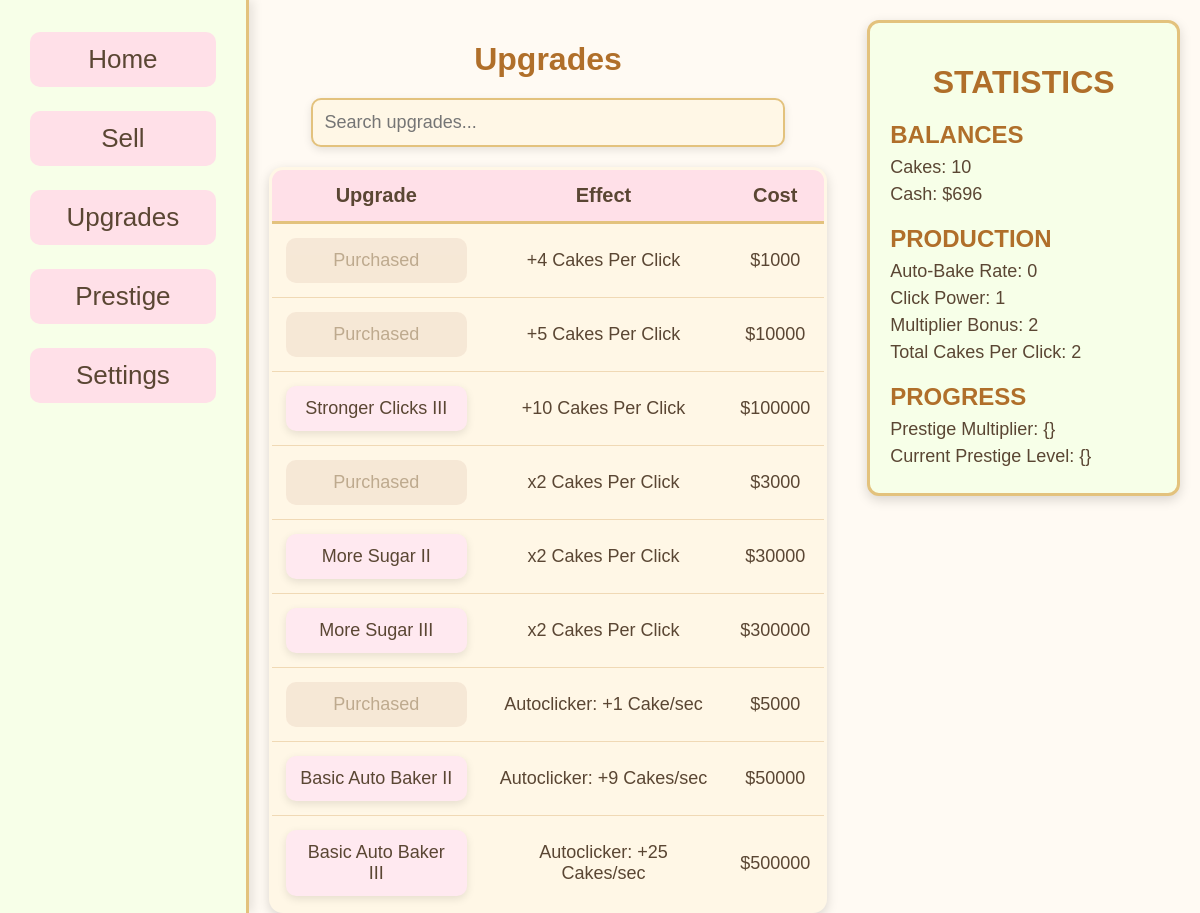
Before: /upgrades.php (signed in) with the older database file.
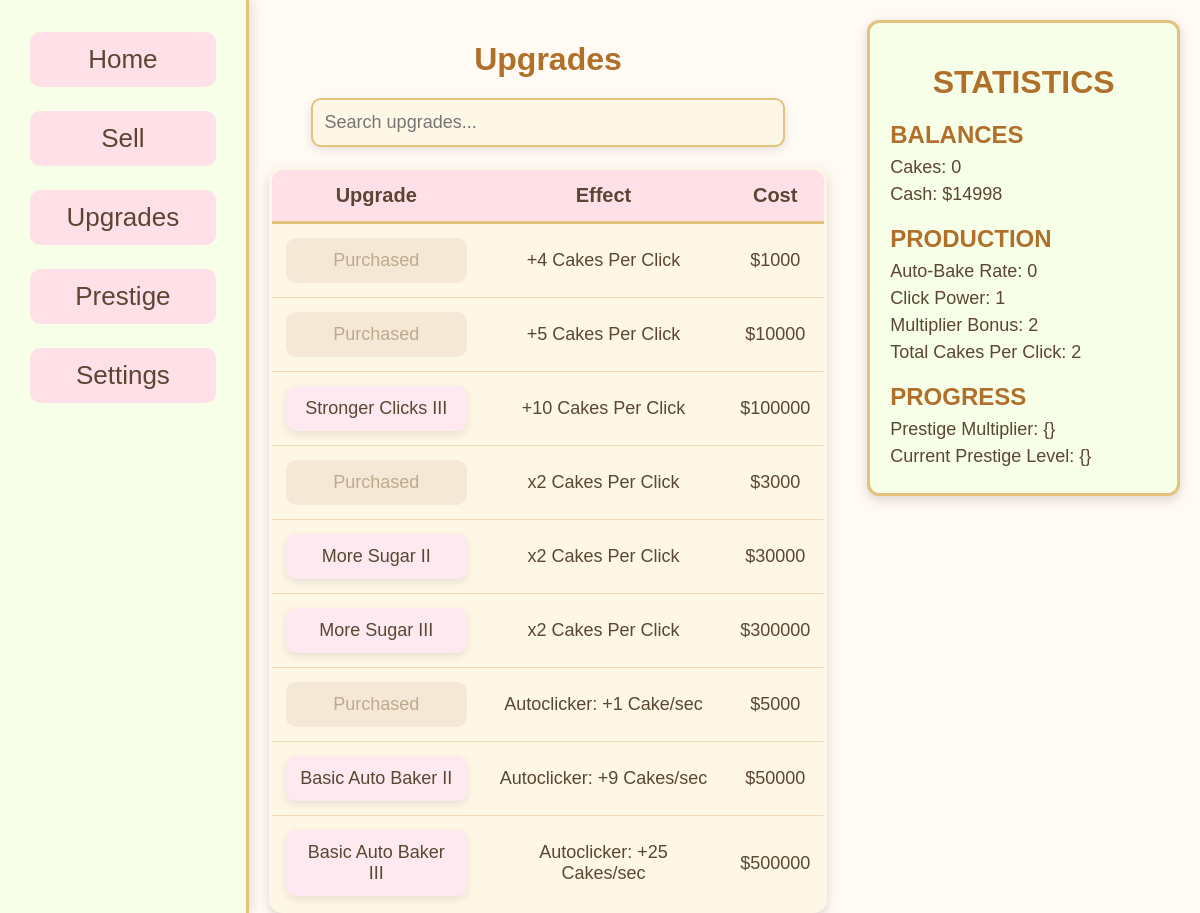
After: the same page with the newer database file.
### tables this page shows
CREATE TABLE "player_save" (
    id INTEGER PRIMARY KEY,
    cakes INTEGER DEFAULT 0,
    currency INTEGER DEFAULT 0, "multiplier" INTEGER DEFAULT 1, clickPower INTEGER DEFAULT 1, cps INTEGER DEFAULT 0, prestige_level INTEGER DEFAULT 0, prestige_multiplier REAL DEFAULT 1, "lifetime" INTEGER DEFAULT 0, "bonus" INTEGER DEFAULT 0, prestige_points INTEGER DEFAULT 0,
    FOREIGN KEY (id) REFERENCES users(id)
);

### upgrades.php (the view, shortened to what the changed rows need)
<?php
$current_cakes = 0;
$current_currency = 0;
$current_multiplier = 1;
$current_clickPower = 1;
$current_cps = 0;
require_once __DIR__ . '/php/config.php';
if(isset($_SESSION['user_id'])) {
    try {
        $dsn = "sqlite:$db";
        $pdo = new \PDO($dsn);
        $pdo->setAttribute(\PDO::ATTR_ERRMODE, \PDO::ERRMODE_EXCEPTION);
        $stmt = $pdo->prepare("
            SELECT cakes, currency, multiplier, clickPower, cps, bonus
            FROM player_save
            WHERE id = :user_id
        ");
        $stmt->execute([':user_id' => $_SESSION['user_id']]);
        $player_data = $stmt->fetch(\PDO::FETCH_ASSOC);
        if($player_data) {
            $current_cakes = (int)$player_data['cakes'];
            $current_currency = (int)$player_data['currency'];
            $current_multiplier = (int)$player_data['multiplier'];
            $current_clickPower = (int)$player_data['clickPower'];
            $current_cps = (int)$player_data['cps'];
        }
    } catch (\PDOException $e) {
        echo "Database connection failed: " . $e->getMessage();
    }
} else {
    header("Location: index.php");
    exit();
}
?>
<!DOCTYPE html>
<html lang="en">
<head>
    <link rel="stylesheet" href="Styles/index.css">
</head>
<body>
<div class="column2">
    <div id="upgradeSect">
        <h1>Upgrades</h1>
        <div id="upgradeTable">
            <table>
                <tr>
                    <th>Upgrade</th>
                    <th>Effect</th>
                    <th>Cost</th>
                </tr>
            </table>
        </div>
    </div>
</div>
<div class="column3">
    <div id="stats">
        <h1>STATISTICS</h1>
        <h2>BALANCES</h2>
        <ul>
            <li>Cakes: <span id="cakeStat" data-cake><?php echo $current_cakes; ?></span></li>
            <li>Cash: $<span id="money"><?php echo $current_currency; ?></span></li>
        </ul>
        <h2>PRODUCTION</h2>
        <ul>
            <li>Auto-Bake Rate: <?php echo $current_cps?></li>
            <li>Click Power: <?php echo $current_clickPower ?></li>
            <li>Multiplier Bonus: <?php echo $current_multiplier?></li>
            <li>Total Cakes Per Click: <?php echo $current_clickPower * $current_multiplier?></li>
        </ul>
        <h2>PROGRESS</h2>
    </div>
</div>
</body>
</html>

Changed rows visible on the page:
changed player_save: cakes "10" → "0"; currency "696" → "14998"
